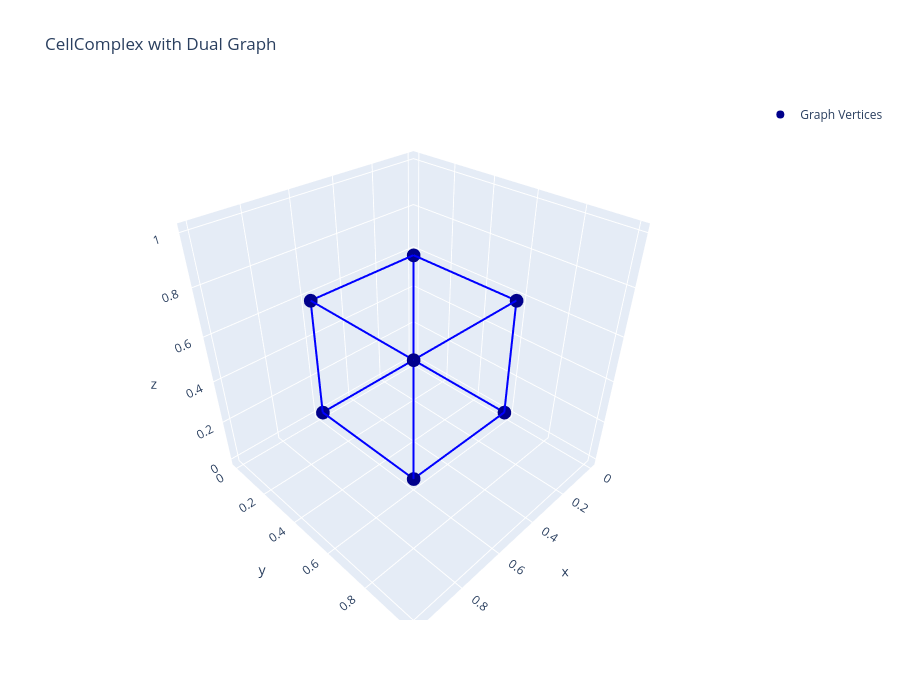

Write notebook code for a chart like this one.
### Code cell
def show_cell_and_graph(cellcomplex, graph, highlight_cell_idx=0):
    """Visualize cell complex with its dual graph"""
    fig = go.Figure()
    
    cells = cellcomplex.Cells()
    colors = ['yellow' if i == highlight_cell_idx else 'red' for i in range(len(cells))]
    
    # Draw cells
    for i, cell in enumerate(cells):
        faces = cell.Faces()
        opacity = 1.0 if i == highlight_cell_idx else 0.3
        
        for face in faces:
            vertices = face.Vertices()
            coords = [v.Coordinates() for v in vertices]
            
            if len(coords) >= 3:
                x = [c[0] for c in coords]
                y = [c[1] for c in coords]
                z = [c[2] for c in coords]
                
                fig.add_trace(go.Mesh3d(
                    x=x, y=y, z=z,
                    color=colors[i],
                    opacity=opacity,
                    alphahull=0,
                    showlegend=False
                ))
    
    # Draw graph edges
    graph_edges = graph.Edges()
    for edge in graph_edges:
        edge_verts = edge.Vertices()
        if len(edge_verts) == 2:
            p1 = edge_verts[0].Coordinates()
            p2 = edge_verts[1].Coordinates()
            fig.add_trace(go.Scatter3d(
                x=[p1[0], p2[0]],
                y=[p1[1], p2[1]],
                z=[p1[2], p2[2]],
                mode='lines',
                line=dict(color='blue', width=4),
                showlegend=False
            ))
    
    # Draw graph vertices
    graph_vertices = graph.Vertices()
    vertex_coords = [v.Coordinates() for v in graph_vertices]
    x = [c[0] for c in vertex_coords]
    y = [c[1] for c in vertex_coords]
    z = [c[2] for c in vertex_coords]
    
    fig.add_trace(go.Scatter3d(
        x=x, y=y, z=z,
        mode='markers',
        marker=dict(size=8, color='darkblue'),
        name='Graph Vertices'
    ))
    
    fig.update_layout(
        title='CellComplex with Dual Graph',
        scene=dict(aspectmode='data'),
        width=900, height=700
    )
    
    return fig

show_cell_and_graph(cc, g).show()

### Figure 1 — Plotly figure (JSON) as saved in the notebook; plotly's stock layout.template omitted (floating-point values rounded to 4 significant figures)
{"data": [{"alphahull": 0, "color": "yellow", "opacity": 1, "showlegend": false, "type": "mesh3d", "x": [0, 0, 0.5, 0.5], "y": [0, 0.5, 0.5, 0], "z": [0, 0, 0, 0]}, {"alphahull": 0, "color": "yellow", "opacity": 1, "showlegend": false, "type": "mesh3d", "x": [0, 0.5, 0.5, 0], "y": [0, 0, 0.5, 0.5], "z": [0.5, 0.5, 0.5, 0.5]}, {"alphahull": 0, "color": "yellow", "opacity": 1, "showlegend": false, "type": "mesh3d", "x": [0, 0.5, 0.5, 0], "y": [0, 0, 0, 0], "z": [0, 0, 0.5, 0.5]}, {"alphahull": 0, "color": "yellow", "opacity": 1, "showlegend": false, "type": "mesh3d", "x": [0.5, 0, 0, 0.5], "y": [0.5, 0.5, 0.5, 0.5], "z": [0, 0, 0.5, 0.5]}, {"alphahull": 0, "color": "yellow", "opacity": 1, "showlegend": false, "type": "mesh3d", "x": [0, 0, 0, 0], "y": [0, 0, 0.5, 0.5], "z": [0, 0.5, 0.5, 0]}, {"alphahull": 0, "color": "yellow", "opacity": 1, "showlegend": false, "type": "mesh3d", "x": [0.5, 0.5, 0.5, 0.5], "y": [0, 0.5, 0.5, 0], "z": [0, 0, 0.5, 0.5]}, {"alphahull": 0, "color": "red", "opacity": 0.3, "showlegend": false, "type": "mesh3d", "x": [0, 0, 0.5, 0.5], "y": [0, 0.5, 0.5, 0], "z": [0.5, 0.5, 0.5, 0.5]}, {"alphahull": 0, "color": "red", "opacity": 0.3, "showlegend": false, "type": "mesh3d", "x": [0, 0.5, 0.5, 0], "y": [0, 0, 0.5, 0.5], "z": [1, 1, 1, 1]}, {"alphahull": 0, "color": "red", "opacity": 0.3, "showlegend": false, "type": "mesh3d", "x": [0, 0.5, 0.5, 0], "y": [0, 0, 0, 0], "z": [0.5, 0.5, 1, 1]}, {"alphahull": 0, "color": "red", "opacity": 0.3, "showlegend": false, "type": "mesh3d", "x": [0.5, 0, 0, 0.5], "y": [0.5, 0.5, 0.5, 0.5], "z": [0.5, 0.5, 1, 1]}, {"alphahull": 0, "color": "red", "opacity": 0.3, "showlegend": false, "type": "mesh3d", "x": [0, 0, 0, 0], "y": [0, 0, 0.5, 0.5], "z": [0.5, 1, 1, 0.5]}, {"alphahull": 0, "color": "red", "opacity": 0.3, "showlegend": false, "type": "mesh3d", "x": [0.5, 0.5, 0.5, 0.5], "y": [0, 0.5, 0.5, 0], "z": [0.5, 0.5, 1, 1]}, {"alphahull": 0, "color": "red", "opacity": 0.3, "showlegend": false, "type": "mesh3d", "x": [0, 0, 0.5, 0.5], "y": [0.5, 1, 1, 0.5], "z": [0, 0, 0, 0]}, {"alphahull": 0, "color": "red", "opacity": 0.3, "showlegend": false, "type": "mesh3d", "x": [0, 0.5, 0.5, 0], "y": [0.5, 0.5, 1, 1], "z": [0.5, 0.5, 0.5, 0.5]}, {"alphahull": 0, "color": "red", "opacity": 0.3, "showlegend": false, "type": "mesh3d", "x": [0, 0.5, 0.5, 0], "y": [0.5, 0.5, 0.5, 0.5], "z": [0, 0, 0.5, 0.5]}, {"alphahull": 0, "color": "red", "opacity": 0.3, "showlegend": false, "type": "mesh3d", "x": [0.5, 0, 0, 0.5], "y": [1, 1, 1, 1], "z": [0, 0, 0.5, 0.5]}, {"alphahull": 0, "color": "red", "opacity": 0.3, "showlegend": false, "type": "mesh3d", "x": [0, 0, 0, 0], "y": [0.5, 0.5, 1, 1], "z": [0, 0.5, 0.5, 0]}, {"alphahull": 0, "color": "red", "opacity": 0.3, "showlegend": false, "type": "mesh3d", "x": [0.5, 0.5, 0.5, 0.5], "y": [0.5, 1, 1, 0.5], "z": [0, 0, 0.5, 0.5]}, {"alphahull": 0, "color": "red", "opacity": 0.3, "showlegend": false, "type": "mesh3d", "x": [0, 0, 0.5, 0.5], "y": [0.5, 1, 1, 0.5], "z": [0.5, 0.5, 0.5, 0.5]}, {"alphahull": 0, "color": "red", "opacity": 0.3, "showlegend": false, "type": "mesh3d", "x": [0, 0.5, 0.5, 0], "y": [0.5, 0.5, 1, 1], "z": [1, 1, 1, 1]}, {"alphahull": 0, "color": "red", "opacity": 0.3, "showlegend": false, "type": "mesh3d", "x": [0, 0.5, 0.5, 0], "y": [0.5, 0.5, 0.5, 0.5], "z": [0.5, 0.5, 1, 1]}, {"alphahull": 0, "color": "red", "opacity": 0.3, "showlegend": false, "type": "mesh3d", "x": [0.5, 0, 0, 0.5], "y": [1, 1, 1, 1], "z": [0.5, 0.5, 1, 1]}, {"alphahull": 0, "color": "red", "opacity": 0.3, "showlegend": false, "type": "mesh3d", "x": [0, 0, 0, 0], "y": [0.5, 0.5, 1, 1], "z": [0.5, 1, 1, 0.5]}, {"alphahull": 0, "color": "red", "opacity": 0.3, "showlegend": false, "type": "mesh3d", "x": [0.5, 0.5, 0.5, 0.5], "y": [0.5, 1, 1, 0.5], "z": [0.5, 0.5, 1, 1]}, {"alphahull": 0, "color": "red", "opacity": 0.3, "showlegend": false, "type": "mesh3d", "x": [0.5, 0.5, 1, 1], "y": [0, 0.5, 0.5, 0], "z": [0, 0, 0, 0]}, {"alphahull": 0, "color": "red", "opacity": 0.3, "showlegend": false, "type": "mesh3d", "x": [0.5, 1, 1, 0.5], "y": [0, 0, 0.5, 0.5], "z": [0.5, 0.5, 0.5, 0.5]}, {"alphahull": 0, "color": "red", "opacity": 0.3, "showlegend": false, "type": "mesh3d", "x": [0.5, 1, 1, 0.5], "y": [0, 0, 0, 0], "z": [0, 0, 0.5, 0.5]}, {"alphahull": 0, "color": "red", "opacity": 0.3, "showlegend": false, "type": "mesh3d", "x": [1, 0.5, 0.5, 1], "y": [0.5, 0.5, 0.5, 0.5], "z": [0, 0, 0.5, 0.5]}, {"alphahull": 0, "color": "red", "opacity": 0.3, "showlegend": false, "type": "mesh3d", "x": [0.5, 0.5, 0.5, 0.5], "y": [0, 0, 0.5, 0.5], "z": [0, 0.5, 0.5, 0]}, {"alphahull": 0, "color": "red", "opacity": 0.3, "showlegend": false, "type": "mesh3d", "x": [1, 1, 1, 1], "y": [0, 0.5, 0.5, 0], "z": [0, 0, 0.5, 0.5]}, {"alphahull": 0, "color": "red", "opacity": 0.3, "showlegend": false, "type": "mesh3d", "x": [0.5, 0.5, 1, 1], "y": [0, 0.5, 0.5, 0], "z": [0.5, 0.5, 0.5, 0.5]}, {"alphahull": 0, "color": "red", "opacity": 0.3, "showlegend": false, "type": "mesh3d", "x": [0.5, 1, 1, 0.5], "y": [0, 0, 0.5, 0.5], "z": [1, 1, 1, 1]}, {"alphahull": 0, "color": "red", "opacity": 0.3, "showlegend": false, "type": "mesh3d", "x": [0.5, 1, 1, 0.5], "y": [0, 0, 0, 0], "z": [0.5, 0.5, 1, 1]}, {"alphahull": 0, "color": "red", "opacity": 0.3, "showlegend": false, "type": "mesh3d", "x": [1, 0.5, 0.5, 1], "y": [0.5, 0.5, 0.5, 0.5], "z": [0.5, 0.5, 1, 1]}, {"alphahull": 0, "color": "red", "opacity": 0.3, "showlegend": false, "type": "mesh3d", "x": [0.5, 0.5, 0.5, 0.5], "y": [0, 0, 0.5, 0.5], "z": [0.5, 1, 1, 0.5]}, {"alphahull": 0, "color": "red", "opacity": 0.3, "showlegend": false, "type": "mesh3d", "x": [1, 1, 1, 1], "y": [0, 0.5, 0.5, 0], "z": [0.5, 0.5, 1, 1]}, {"alphahull": 0, "color": "red", "opacity": 0.3, "showlegend": false, "type": "mesh3d", "x": [0.5, 0.5, 1, 1], "y": [0.5, 1, 1, 0.5], "z": [0, 0, 0, 0]}, {"alphahull": 0, "color": "red", "opacity": 0.3, "showlegend": false, "type": "mesh3d", "x": [0.5, 1, 1, 0.5], "y": [0.5, 0.5, 1, 1], "z": [0.5, 0.5, 0.5, 0.5]}, {"alphahull": 0, "color": "red", "opacity": 0.3, "showlegend": false, "type": "mesh3d", "x": [0.5, 1, 1, 0.5], "y": [0.5, 0.5, 0.5, 0.5], "z": [0, 0, 0.5, 0.5]}, {"alphahull": 0, "color": "red", "opacity": 0.3, "showlegend": false, "type": "mesh3d", "x": [1, 0.5, 0.5, 1], "y": [1, 1, 1, 1], "z": [0, 0, 0.5, 0.5]}, {"alphahull": 0, "color": "red", "opacity": 0.3, "showlegend": false, "type": "mesh3d", "x": [0.5, 0.5, 0.5, 0.5], "y": [0.5, 0.5, 1, 1], "z": [0, 0.5, 0.5, 0]}, {"alphahull": 0, "color": "red", "opacity": 0.3, "showlegend": false, "type": "mesh3d", "x": [1, 1, 1, 1], "y": [0.5, 1, 1, 0.5], "z": [0, 0, 0.5, 0.5]}, {"alphahull": 0, "color": "red", "opacity": 0.3, "showlegend": false, "type": "mesh3d", "x": [0.5, 0.5, 1, 1], "y": [0.5, 1, 1, 0.5], "z": [0.5, 0.5, 0.5, 0.5]}, {"alphahull": 0, "color": "red", "opacity": 0.3, "showlegend": false, "type": "mesh3d", "x": [0.5, 1, 1, 0.5], "y": [0.5, 0.5, 1, 1], "z": [1, 1, 1, 1]}, {"alphahull": 0, "color": "red", "opacity": 0.3, "showlegend": false, "type": "mesh3d", "x": [0.5, 1, 1, 0.5], "y": [0.5, 0.5, 0.5, 0.5], "z": [0.5, 0.5, 1, 1]}, {"alphahull": 0, "color": "red", "opacity": 0.3, "showlegend": false, "type": "mesh3d", "x": [1, 0.5, 0.5, 1], "y": [1, 1, 1, 1], "z": [0.5, 0.5, 1, 1]}, {"alphahull": 0, "color": "red", "opacity": 0.3, "showlegend": false, "type": "mesh3d", "x": [0.5, 0.5, 0.5, 0.5], "y": [0.5, 0.5, 1, 1], "z": [0.5, 1, 1, 0.5]}, {"alphahull": 0, "color": "red", "opacity": 0.3, "showlegend": false, "type": "mesh3d", "x": [1, 1, 1, 1], "y": [0.5, 1, 1, 0.5], "z": [0.5, 0.5, 1, 1]}, {"line": {"color": "blue", "width": 4}, "mode": "lines", "showlegend": false, "type": "scatter3d", "x": [0.25, 0.25], "y": [0.25, 0.25], "z": [0.25, 0.75]}, {"line": {"color": "blue", "width": 4}, "mode": "lines", "showlegend": false, "type": "scatter3d", "x": [0.25, 0.25], "y": [0.25, 0.75], "z": [0.25, 0.25]}, {"line": {"color": "blue", "width": 4}, "mode": "lines", "showlegend": false, "type": "scatter3d", "x": [0.25, 0.75], "y": [0.25, 0.25], "z": [0.25, 0.25]}, {"line": {"color": "blue", "width": 4}, "mode": "lines", "showlegend": false, "type": "scatter3d", "x": [0.25, 0.25], "y": [0.25, 0.75], "z": [0.75, 0.75]}, {"line": {"color": "blue", "width": 4}, "mode": "lines", "showlegend": false, "type": "scatter3d", "x": [0.25, 0.75], "y": [0.25, 0.25], "z": [0.75, 0.75]}, {"line": {"color": "blue", "width": 4}, "mode": "lines", "showlegend": false, "type": "scatter3d", "x": [0.25, 0.25], "y": [0.75, 0.75], "z": [0.25, 0.75]}, {"line": {"color": "blue", "width": 4}, "mode": "lines", "showlegend": false, "type": "scatter3d", "x": [0.25, 0.75], "y": [0.75, 0.75], "z": [0.25, 0.25]}, {"line": {"color": "blue", "width": 4}, "mode": "lines", "showlegend": false, "type": "scatter3d", "x": [0.25, 0.75], "y": [0.75, 0.75], "z": [0.75, 0.75]}, {"line": {"color": "blue", "width": 4}, "mode": "lines", "showlegend": false, "type": "scatter3d", "x": [0.75, 0.75], "y": [0.25, 0.25], "z": [0.25, 0.75]}, {"line": {"color": "blue", "width": 4}, "mode": "lines", "showlegend": false, "type": "scatter3d", "x": [0.75, 0.75], "y": [0.25, 0.75], "z": [0.25, 0.25]}, {"line": {"color": "blue", "width": 4}, "mode": "lines", "showlegend": false, "type": "scatter3d", "x": [0.75, 0.75], "y": [0.25, 0.75], "z": [0.75, 0.75]}, {"line": {"color": "blue", "width": 4}, "mode": "lines", "showlegend": false, "type": "scatter3d", "x": [0.75, 0.75], "y": [0.75, 0.75], "z": [0.25, 0.75]}, {"marker": {"color": "darkblue", "size": 8}, "mode": "markers", "name": "Graph Vertices", "type": "scatter3d", "x": [0.25, 0.25, 0.25, 0.25, 0.75, 0.75, 0.75, 0.75], "y": [0.25, 0.25, 0.75, 0.75, 0.25, 0.25, 0.75, 0.75], "z": [0.25, 0.75, 0.25, 0.75, 0.25, 0.75, 0.25, 0.75]}], "layout": {"height": 700, "scene": {"aspectmode": "data"}, "title": {"text": "CellComplex with Dual Graph"}, "width": 900}}
